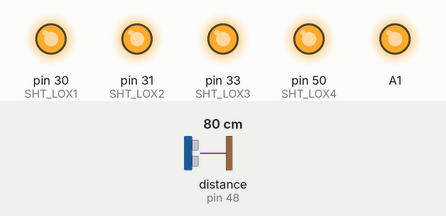
Bench run of a sketch on a simulated Arduino Mega 2560, built with avr-gcc and run on an emulated ATmega2560. Parts: output pins drawn as LEDs (lit = HIGH). Inputs (shaded band) come from the test bench; at power-on: distance to the obstacle (sensor on pin 48) 80 cm. What the sketch prints to the serial monitor is not drawn.

Above: at 0.1 s.
Timing chart, 0 to 1.6 s (numbered marks = the images above):
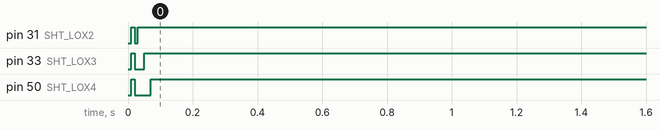

The sketch:

VL53L0X_Method_2.ino
```cpp
#include "VL53L0X_Sensors.h"

// #define SHT_LOX1 30 // Sensor 1 lower
// #define SHT_LOX2 31 // Sensor 2 middle
// #define SHT_LOX3 33 // Sensor 3 upper
// #define SHT_LOX4 50 // Sensor 4 side

// 1 - lower 3cm
// 2 - middle 7cm
// 3 - high 13 cm

// Threshold to account for non-verticality of sensor tower
const int threshold;  // INITIALISE THIS!!!!!!!!!!!!!!!!!!!!!!!!!!!!!!!!!!!!!!!!!!!!!!!!!!!!!!!!!!!!!!!!!!!!!!!!!!!!!!!!!!!!!!!!!!!!!!!!!!!!!!!!!!!!!!

// Upper and lower distnaces for sensor offset thresholds
int box_dist_upper = 150;
int box_dist_lower = 90;

// Sensor threshold for box height measurement (for lowest sensor 1)
int box_keep_dist_upper = 150;
int box_keep_dist_lower = 120;

// To determine when robot is at the box
bool start_height_measure = false;

// To determine which box is being measured in height order from smallest to largest
int box = 0;


void setup() {
  Serial.begin(115200);
  while (!Serial) { delay(1); }

  initTofSensors();  // Initialize the sensors
  Serial.println("Inited");
  pinMode(A1, OUTPUT);
  digitalWrite(A1, HIGH);
}

int average_sensor_reading(int (*read_sensor)()) {
  int sum = 0;
  for (int i = 0; i < 5; i++) {
    sum += read_sensor();  // Call the provided sensor reading function
    delay(10);             // Small delay between readings for stability
  }
  return sum / 5;  // Return the average
}


void loop() {
  int distance_to_box = read_sensor1();  // Read (Lower) Sensor 1. Doubles as small box measure
  start_height_measure = (box_keep_dist_lower < distance_to_box && distance_to_box < box_keep_dist_upper);

  if (start_height_measure) {
    Serial.print("Box detected!!! ");
    Serial.print(distance_to_box);
    Serial.print(" Box No. ");


    // Take the average of 5 readings for sensor 2 and sensor 3
    int distance_mid_box = average_sensor_reading(read_sensor2);   // Read Sensor 2 with averaging
    int distance_tall_box = average_sensor_reading(read_sensor3);  // Read Sensor 3 with averaging

    // Determine the box type
    if (!(box_dist_lower < distance_mid_box && distance_mid_box < box_dist_upper) && !(box_dist_lower < distance_tall_box && distance_tall_box < box_dist_upper )) {
      box = 1;
    } else if ((box_dist_lower < distance_mid_box && distance_mid_box < box_dist_upper) && !(box_dist_lower < distance_tall_box && distance_tall_box < box_dist_upper)) {
      box = 2;
    } else if ((box_dist_lower < distance_mid_box && distance_mid_box < box_dist_upper) && (box_dist_lower < distance_tall_box && distance_tall_box < box_dist_upper)) {
      box = 3;
    }
  } else {
    Serial.print("No box. Box No ");
  }

  Serial.println(box);

  delay(100);
}
```

VL53L0X_Sensors.cpp
```cpp
#include "VL53L0X_Sensors.h"

// Create objects for the sensors
Adafruit_VL53L0X lox1 = Adafruit_VL53L0X();
Adafruit_VL53L0X lox2 = Adafruit_VL53L0X();
Adafruit_VL53L0X lox3 = Adafruit_VL53L0X();
Adafruit_VL53L0X lox4 = Adafruit_VL53L0X();

// Measurement data structures
VL53L0X_RangingMeasurementData_t measure1;
VL53L0X_RangingMeasurementData_t measure2;
VL53L0X_RangingMeasurementData_t measure3;
VL53L0X_RangingMeasurementData_t measure4;

// Sensor initialization function
void initTofSensors() {
    pinMode(SHT_LOX1, OUTPUT);
    pinMode(SHT_LOX2, OUTPUT);
    pinMode(SHT_LOX3, OUTPUT);
    pinMode(SHT_LOX4, OUTPUT);

    digitalWrite(SHT_LOX1, LOW);
    digitalWrite(SHT_LOX2, LOW);
    digitalWrite(SHT_LOX3, LOW);
    digitalWrite(SHT_LOX4, LOW);

    delay(10);

    digitalWrite(SHT_LOX1, HIGH);
    digitalWrite(SHT_LOX2, HIGH);
    digitalWrite(SHT_LOX3, HIGH);
    digitalWrite(SHT_LOX4, HIGH);
    delay(10);

    digitalWrite(SHT_LOX1, HIGH);
    digitalWrite(SHT_LOX2, LOW);
    digitalWrite(SHT_LOX3, LOW);
    digitalWrite(SHT_LOX4, LOW);

    if (!lox1.begin(LOX1_ADDRESS)) {
        Serial.println(F("Failed to boot first VL53L0X"));
        //while (1); // ADD THIS
    }
    else {
      Serial.println("Booted first");
    }

    delay(10);

    digitalWrite(SHT_LOX2, HIGH);
    delay(10);

    if (!lox2.begin(LOX2_ADDRESS)) {
        Serial.println(F("Failed to boot second VL53L0X"));
        // while (1); //ADD THIS
    }
    else{
      Serial.println("Booted 2nd");
    }

    delay(10);

    digitalWrite(SHT_LOX3, HIGH);
    delay(10);

    if (!lox3.begin(LOX3_ADDRESS)) {
        Serial.println(F("Failed to boot third VL53L0X"));
        //while (1);
    }
    else{
      Serial.println("Booted Third");
    }
        delay(10);

    digitalWrite(SHT_LOX4, HIGH);
    delay(10);

    if (!lox4.begin(LOX4_ADDRESS)) {
        Serial.println(F("Failed to boot fourth VL53L0X"));
        //while (1);
    }
    else{
      Serial.println("Booted Fourth");
    }
}

int read_sensor1() {

  lox1.rangingTest(&measure1, false); // pass in 'true' to get debug data printout!


  // print sensor one reading
  if(measure1.RangeStatus != 4) {     // if not out of range
    int sensor1 = measure1.RangeMilliMeter;
    return sensor1;
  } else {
    //Serial.println("1 Out of range");
  }
}

int read_sensor2() {

  lox2.rangingTest(&measure2, false); // pass in 'true' to get debug data printout!

  // print sensor two reading
  if(measure2.RangeStatus != 4) {
    int sensor2 = measure2.RangeMilliMeter;
    return sensor2;
  } else {
    //Serial.println("2 Out of range");
  }

}

int read_sensor3() {

  lox3.rangingTest(&measure3, false); // pass in 'true' to get debug data printout!

  // print sensor two reading
  if(measure3.RangeStatus != 4) {
    int sensor3 = measure3.RangeMilliMeter;
    return sensor3;
  } else {
    //Serial.println("3 Out of range");
  }

}

int read_sensor4() {

  lox4.rangingTest(&measure4, false); // pass in 'true' to get debug data printout!

  // print sensor two reading
  if(measure4
  .RangeStatus != 4) {
    int sensor4 = measure4.RangeMilliMeter;
    return sensor4;
  } else {
    //Serial.println("3 Out of range");
  }

}
```

VL53L0X_Sensors.h
```cpp
#ifndef VL53L0X_SENSORS_H
#define VL53L0X_SENSORS_H

#include "Adafruit_VL53L0X.h"

// Define sensor addresses
#define LOX1_ADDRESS 0x30
#define LOX2_ADDRESS 0x31
#define LOX3_ADDRESS 0x32
#define LOX4_ADDRESS 0x33

// Define shutdown pins
#define SHT_LOX1 30
#define SHT_LOX2 31
#define SHT_LOX3 33
#define SHT_LOX4 50

// Function prototypes
void initTofSensors();
int read_sensor1();
int read_sensor2();
int read_sensor3();
int read_sensor4();

#endif
```
